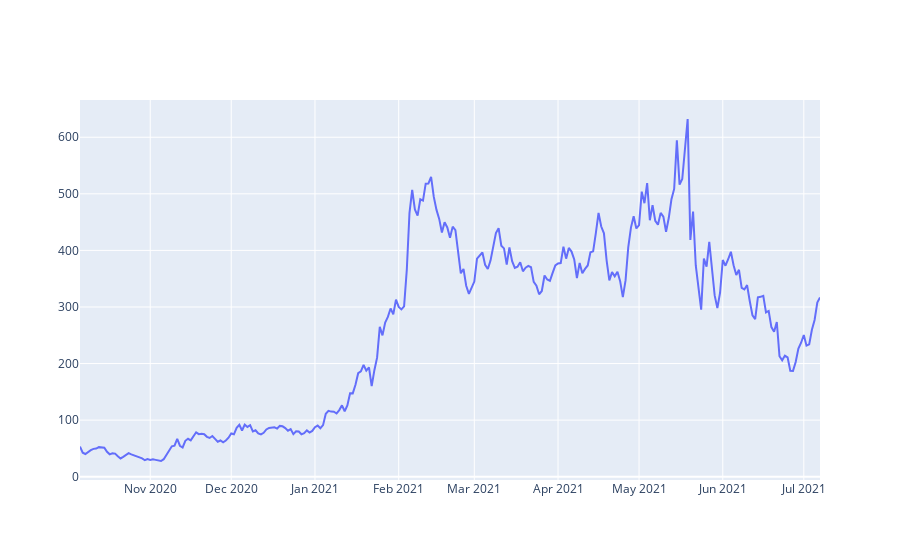

Notebook code for this chart:
### Code cell
fig = go.Figure([go.Scatter(x=df_Aave["Date"], y=df_Aave["Close"])])
fig.show()

### Figure 1 — Plotly figure (JSON) as saved in the notebook; plotly's stock layout.template omitted (floating-point values rounded to 4 significant figures; data arrays with more than 128 entries replaced by an {"elided": "..."} marker saying what was removed)
{"data": [{"type": "scatter", "x": {"elided": "275 str values"}, "y": {"elided": "275 float values"}}], "layout": {}}
